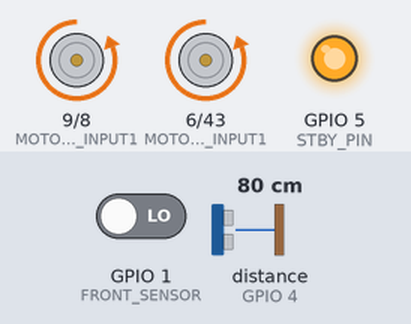
The sketch below on a simulated ESP32. On the bench: motor-driver pin pairs drawn as motors (green arrow = first pin HIGH = forward, orange = second pin HIGH = backward, longer = more drive, scaled by the enable pin, stopped while the standby pin is LOW), output pins drawn as LEDs (lit = HIGH). Wiring (inferred from the names in the program): ultrasonic range finder: trigger GPIO 3; echo GPIO 4. The test bench sets the inputs (shaded band); at power-on: distance to the obstacle (sensor on GPIO 4) 80 cm, GPIO 1 (FRONT_SENSOR) LOW. The echo pulse lasts 58.3 µs per cm; pins used as bus, display or sensor lines are not drawn; what the sketch prints to the serial monitor is not drawn.

Above: at 1.2 s.
1.3 s: distance to the obstacle (sensor on GPIO 4) set to 85 cm
At 2.4 s:
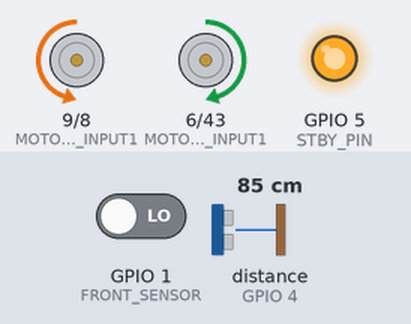
3.6 s: distance to the obstacle (sensor on GPIO 4) set to 2 cm
At 4.2 s:
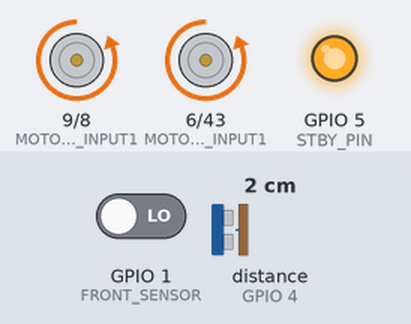
5.1 s: distance to the obstacle (sensor on GPIO 4) set to 120 cm
At 5.7 s:
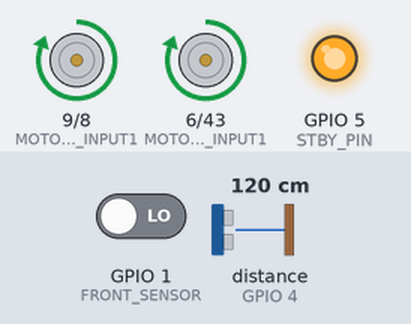
7.4 s: distance to the obstacle (sensor on GPIO 4) set to 4 cm
At 8.3 s:
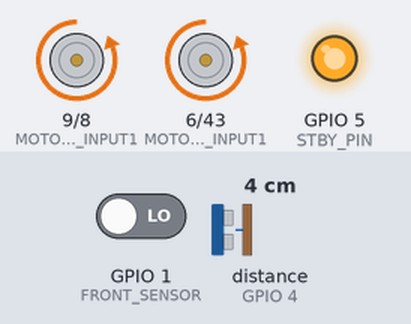
Timing chart, 0 to 9.9 s (numbered marks = the images above; inputs shaded):
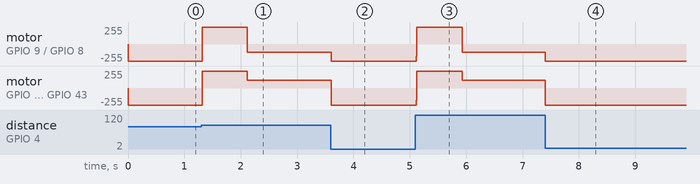

Measured:
- the behaviour switches between 80 and 81 cm on distance to the obstacle (sensor on GPIO 4) (found by bisection; images 0 and 1)
- after the input at 1.3 s, motor on GPIO 9 (MOTOR_A_INPUT1) / GPIO 8 (MOTOR_A_INPUT2): backward 255/255 → forward 255/255 at once, → backward 120/255 0.81 s later; motor on GPIO 6 (MOTOR_B_INPUT1) / GPIO 43 (MOTOR_B_INPUT2): backward 255/255 → forward 255/255 at once, → forward 120/255 0.81 s later
- after the input at 3.6 s, motor on GPIO 9 (MOTOR_A_INPUT1) / GPIO 8 (MOTOR_A_INPUT2): backward 120/255 → backward 255/255 at once; motor on GPIO 6 (MOTOR_B_INPUT1) / GPIO 43 (MOTOR_B_INPUT2): forward 120/255 → backward 255/255 at once
- after the input at 5.1 s, motor on GPIO 9 (MOTOR_A_INPUT1) / GPIO 8 (MOTOR_A_INPUT2): backward 255/255 → forward 255/255 at once, → backward 120/255 0.82 s later; motor on GPIO 6 (MOTOR_B_INPUT1) / GPIO 43 (MOTOR_B_INPUT2): backward 255/255 → forward 255/255 at once, → forward 120/255 0.82 s later
- after the input at 7.4 s, motor on GPIO 9 (MOTOR_A_INPUT1) / GPIO 8 (MOTOR_A_INPUT2): backward 120/255 → backward 255/255 at once; motor on GPIO 6 (MOTOR_B_INPUT1) / GPIO 43 (MOTOR_B_INPUT2): forward 120/255 → backward 255/255 at once

The sketch:

autonomusSumo.ino
```cpp
void setup() {
  Serial.begin(115200);
  SetupStrategy();
  pinMode(LED_BUILTIN, OUTPUT);
  digitalWrite(LED_BUILTIN, HIGH);
}

void loop() {
  execute();
  delay(1);
}
```

MotorControl.ino
```cpp
// Define the motor control pins as constants or macros
#define MOTOR_A_INPUT1 D10
#define MOTOR_A_INPUT2 D9
#define MOTOR_A_PWM D8
#define MOTOR_B_INPUT1 D5
#define MOTOR_B_INPUT2 D6
#define MOTOR_B_PWM D7
#define STBY_PIN D4


// Constructor
void SetupMotorControl() {
  // Initialize the motor control pins as outputs
  pinMode(MOTOR_A_INPUT1, OUTPUT);
  pinMode(MOTOR_A_INPUT2, OUTPUT);
  pinMode(MOTOR_A_PWM, OUTPUT);
  pinMode(MOTOR_B_INPUT1, OUTPUT);
  pinMode(MOTOR_B_INPUT2, OUTPUT);
  pinMode(MOTOR_B_PWM, OUTPUT);
  pinMode(STBY_PIN, OUTPUT);

  // Enable the motor driver outputs
  digitalWrite(STBY_PIN, HIGH);
}

// Method to control motor A
void controlMotorA(bool direction, int speed) {
  digitalWrite(MOTOR_A_INPUT1, direction);
  digitalWrite(MOTOR_A_INPUT2, !direction);
  analogWrite(MOTOR_A_PWM, speed);
}

// Method to control motor B
void controlMotorB(bool direction, int speed) {
  digitalWrite(MOTOR_B_INPUT1, direction);
  digitalWrite(MOTOR_B_INPUT2, !direction);
  analogWrite(MOTOR_B_PWM, speed);
}

// Method to drive both motors in forward direction
void moveForward(int velocity) {
  controlMotorA(false, velocity);
  controlMotorB(false, velocity);
}

// Method to drive both motors in backward direction
void moveBackward(int velocity) {
  controlMotorA(true, velocity);
  controlMotorB(true, velocity);
}

// Method to rotate the robot right
void turnRight(int velocity) {
  controlMotorA(false, velocity);
  controlMotorB(true, velocity);
}

// Method to rotate the robot left
void turnLeft(int velocity) {
  controlMotorA(true, velocity);
  controlMotorB(false, velocity);
}

// Method to stop both motors
void stop() {
  controlMotorA(false, 0);
  controlMotorB(false, 0);
}
```

Ota.ino
```cpp
#include <WiFi.h>
#include <ESPmDNS.h>
#include <WiFiUdp.h>
#include <ArduinoOTA.h>

const char* ssid = "ARRIS-3952";
const char* password = "Ottis2315";

void SetupOta() {
  Serial.println("Booting");
  WiFi.mode(WIFI_STA);
  WiFi.begin(ssid, password);
  while (WiFi.waitForConnectResult() != WL_CONNECTED) {
    Serial.println("Connection Failed! Rebooting...");
    delay(5000);
    ESP.restart();
  }

  ArduinoOTA.onStart([]() {
    String type;
    if (ArduinoOTA.getCommand() == U_FLASH)
      type = "sketch";
    else  // U_SPIFFS
      type = "filesystem";

    Serial.println("Start updating " + type);
  });

  ArduinoOTA.onEnd([]() {
    Serial.println("\nEnd");
  });

  ArduinoOTA.onProgress([](unsigned int progress, unsigned int total) {
    Serial.printf("Progress: %u%%\r", (progress / (total / 100)));
  });

  ArduinoOTA.onError([](ota_error_t error) {
    Serial.printf("Error[%u]: ", error);
    if (error == OTA_AUTH_ERROR) Serial.println("Auth Failed");
    else if (error == OTA_BEGIN_ERROR) Serial.println("Begin Failed");
    else if (error == OTA_CONNECT_ERROR) Serial.println("Connect Failed");
    else if (error == OTA_RECEIVE_ERROR) Serial.println("Receive Failed");
    else if (error == OTA_END_ERROR) Serial.println("End Failed");
  });

  ArduinoOTA.begin();
  Serial.println("Ready");
  Serial.print("IP address: ");
  Serial.println(WiFi.localIP());
}

void handleOta() {
  ArduinoOTA.handle();
}
```

Sensors.ino
```cpp
// Define the sensor pins as constants or macros
#define TRIG_PIN D2
#define ECHO_PIN D3
#define FRONT_SENSOR D0
#define BACK_SENSOR D1


// Constructor
void SetupSensors() {
  // Initialize the distance sensor pins
  pinMode(TRIG_PIN, OUTPUT);
  pinMode(ECHO_PIN, INPUT);
}

// Method to read the distance from the ultrasonic sensor
int getDistance() {
  // Send a pulse to trigger the sensor
  digitalWrite(TRIG_PIN, HIGH);
  delayMicroseconds(10);
  digitalWrite(TRIG_PIN, LOW);

  // Read the echo duration in microseconds
  long duration = pulseIn(ECHO_PIN, HIGH);

  // Calculate distance in centimeters
  int distance = duration / 58.2;

  return distance;
}

// Method to check if the line is detected by the front sensor
bool isFrontLineDetected() {
  return digitalRead(FRONT_SENSOR) == HIGH;
}

// Method to check if the line is detected by the back sensor
bool isBackLineDetected() {
  return digitalRead(BACK_SENSOR) == HIGH;
}
```

Strategy.ino
```cpp
void SetupStrategy() {
  SetupMotorControl();
  SetupSensors();
}

void scanForEnemies() {
  unsigned long start = millis();
  Serial.println("Starting enemy scan");
  while (true) {
    // Verifica si han pasado 6.5 segundos
    if (millis() - start >= 6500) {
      stop();
      break;
    }

    int distance = getDistance();
    Serial.println(distance);
    if (distance <= 80) {
      digitalWrite(LED_BUILTIN, LOW);
      moveForward(255);
      break;
    } else {
      digitalWrite(LED_BUILTIN, HIGH);
      turnRight(120);
    }
  }
}

void execute() {
  int distance = getDistance();
  Serial.print("Front distance: ");
  Serial.println(distance);

  if ((isFrontLineDetected() || isBackLineDetected()) && distance > 80) {
    stop();
    Serial.println("Line detected, stopping and moving backward");
    moveBackward(255);
    delay(800);
    scanForEnemies();
  } else {

    if (distance <= 80) {
      digitalWrite(LED_BUILTIN, LOW);
      moveForward(255);
      Serial.println("Distance <= 80, moving forward fast");
    } else {
      digitalWrite(LED_BUILTIN, HIGH);
      moveForward(180);
      Serial.println("Distance > 80, moving forward slow");
    }
  }
}
```
